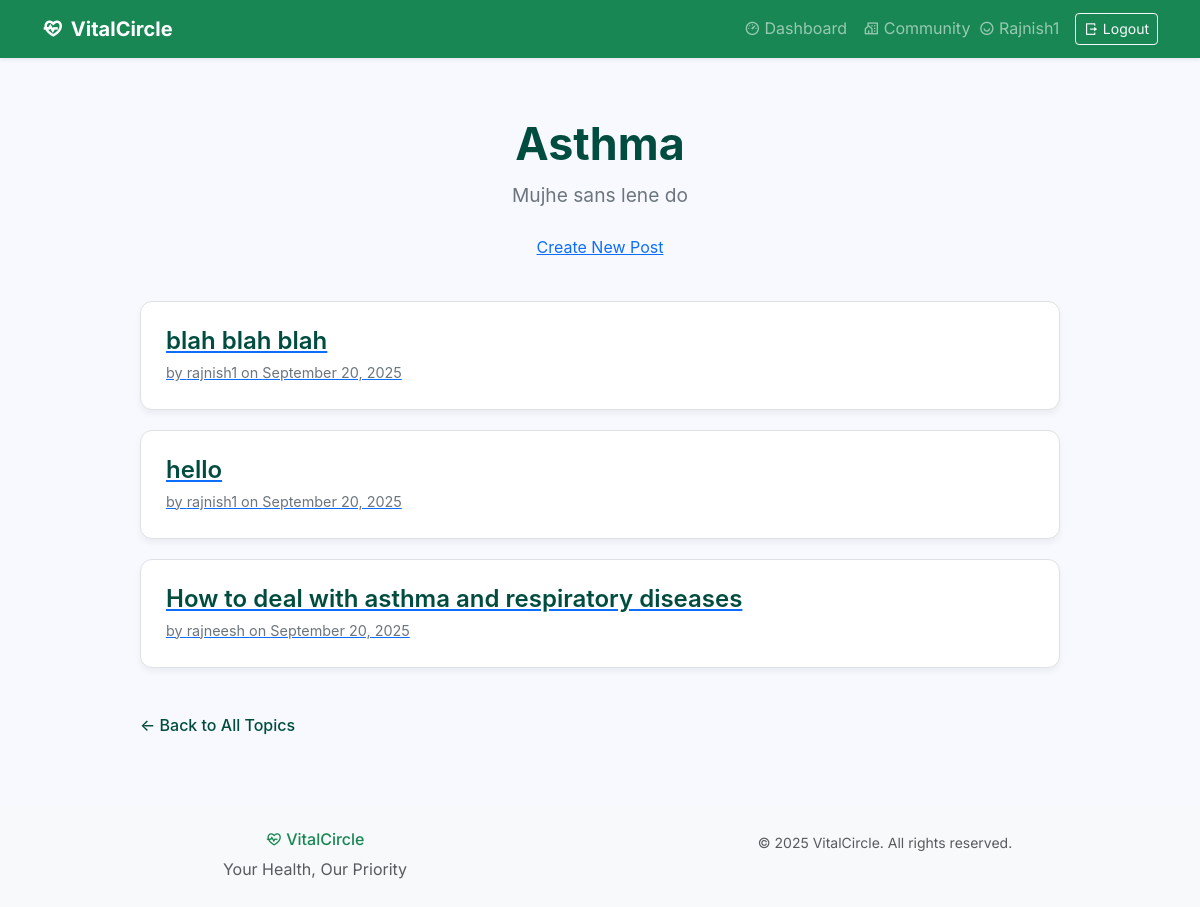
The page /forums/topic/12344/ (signed in) on the database its author committed.
### users/models.py (models this page shows)
class User(AbstractUser):
    is_admin = models.BooleanField('is admin',default=False)
    is_user = models.BooleanField('is user',default=False)
    is_doctor = models.BooleanField('is doctor',default=False)

### forums/models.py (models this page shows, shortened)
class Topic(models.Model):
    name = models.CharField(max_length=100, unique=True)
    slug = models.SlugField(max_length=100, unique=True, blank=True)
    description = models.TextField(max_length=255)

class Post(models.Model):
    topic = models.ForeignKey(Topic, on_delete=models.CASCADE, related_name='posts')
    title = models.CharField(max_length=200)
    content = models.TextField()
    author = models.ForeignKey(settings.AUTH_USER_MODEL, on_delete=models.CASCADE, related_name='posts')
    created_at = models.DateTimeField(auto_now_add=True)
    updated_at = models.DateTimeField(auto_now=True)
    class Meta:
        ordering = ['-created_at']

### forums/views.py (the view)
# urls.py: path('topic/<slug:slug>/', TopicPostListView.as_view(), name='topic_post_list'),
class TopicPostListView(View):
    def get(self, request, slug):
        topic = get_object_or_404(Topic, slug=slug)
        posts = Post.objects.filter(topic=topic)
        return render(request, 'forums/topic_post_list.html', {'topic': topic, 'posts': posts})

### forums/templates/forums/topic_post_list.html (shortened to what this page needs)
{% extends 'base.html' %}
{% block content %}
<div style="max-width: 960px; margin: 40px auto; padding: 20px; font-family: -apple-system, BlinkMacSystemFont, 'Segoe UI', Roboto, sans-serif;">
    <div style="text-align: center; margin-bottom: 40px;">
        <h1 style="font-size: 2.8rem; font-weight: 700; color: #004d40; margin-bottom: 0.5rem;">{{ topic.name }}</h1>
        <p style="font-size: 1.2rem; color: #6c757d; margin-bottom: 25px;">{{ topic.description }}</p>
        <a href="{% url 'post_create' topic.slug %}" class="btn-primary-custom">Create New Post</a>
    </div>
    <div class="post-list">
        {% for post in posts %}
            <a href="{% url 'post_detail' post.pk %}" class="post-card-link">
                <div class="post-summary-card" style="background: #fff; border: 1px solid #dee2e6; border-radius: 12px; padding: 25px; margin-bottom: 20px; box-shadow: 0 4px 6px rgba(0,0,0,0.05);">
                    <h3 style="color: #004d40; font-size: 1.5rem; font-weight: 600; margin-top: 0; margin-bottom: 5px; transition: color 0.2s ease;">{{ post.title }}</h3>
                    <p style="font-size: 0.9rem; color: #6c757d; margin: 0;">by {{ post.author.username }} on {{ post.created_at|date:"F d, Y" }}</p>
                </div>
            </a>
        {% empty %}
            <div style="text-align: center; padding: 50px; background: #f8f9fa; border: 1px dashed #dee2e6; border-radius: 12px;">
                <p style="font-size: 1.1rem; color: #6c757d;">No posts in this topic yet. Be the first to create one!</p>
            </div>
        {% endfor %}
    </div>
    <a href="{% url 'forum_list' %}" class="btn-back-custom" style="display: inline-block; margin-top: 25px; color: #004d40; text-decoration: none; font-weight: 500;">← Back to All Topics</a>
</div>
{% endblock %}

### core/templates/base.html (shortened to what this page needs)
<!DOCTYPE html>
{% load static %}
<html lang="en">
<head>
    <link href="https://cdn.jsdelivr.net/npm/bootstrap@5.3.2/dist/css/bootstrap.min.css" rel="stylesheet">
    <link href="https://cdn.jsdelivr.net/npm/remixicon@4.2.0/fonts/remixicon.css" rel="stylesheet">
    <link rel="stylesheet" href="{% static 'dashboard.css' %}">
</head>
<body>
    <nav class="navbar navbar-expand-lg navbar-dark bg-success shadow-sm">
        <div class="container">
            <a class="navbar-brand fw-bold" href="/" title="Home">
                <i class="ri-heart-pulse-line me-2"></i>VitalCircle
            </a>
            <div class="collapse navbar-collapse" id="navbarNav">
                <ul class="navbar-nav ms-auto align-items-center">
                    {% if user.is_authenticated %}
                        {% if user.is_doctor %}
                            <li class="nav-item d-flex align-items-center">
                                <a class="nav-link" href="{% url 'core:doctor-dashboard' %}">
                                    <i class="ri-stethoscope-line me-1"></i>Doctor Dashboard
                                </a>
                            </li>
                            <li class="nav-item d-flex align-items-center">
                                <a class="nav-link" href="#">
                                    <i class="ri-user-heart-line me-1"></i>Patients
                                </a>
                            </li>
                            <li class="nav-item d-flex align-items-center">
                                <a class="nav-link" href="#">
                                    <i class="ri-bar-chart-line me-1"></i>Analytics
                                </a>
                            </li>
                        {% elif user.is_user %}
                            <li class="nav-item d-flex align-items-center">
                                <a class="nav-link" href="{% url 'core:user-dashboard' %}">
                                    <i class="ri-dashboard-3-line me-1"></i>Dashboard
                                </a>
                            </li>
                            <li class="nav-item d-flex align-items-center">
                                <a class="nav-link" href="/forums/">
                                    <i class="ri-community-line me-1"></i>Community
                                </a>
                            </li>
                        {% endif %}
                        <li class="nav-item d-flex align-items-center">
                            <span class="navbar-text me-3">
                                <i class="ri-user-smile-line me-1"></i>{{ request.user|capfirst }}
                            </span>
                        </li>
                        <li class="nav-item d-flex align-items-center">
                            <form action="{% url 'users:logout' %}" method="post" class="d-inline">
                                <button class="btn btn-outline-light btn-sm" type="submit" title="Logout">
                                    <i class="ri-logout-box-r-line me-1"></i>Logout
                                </button>
                            </form>
                        </li>
                    {% endif %}
                </ul>
            </div>
        </div>
    </nav>
    <main class="main-content">
        {% block content %}{% endblock content %}
    </main>
    <footer class="bg-light text-center text-muted py-4 mt-5">
        <div class="container">
            <div class="row">
                <div class="col-md-6">
                    <h6 class="text-success">
                        <i class="ri-heart-pulse-line me-1"></i>VitalCircle
                    </h6>
                    <p class="mb-0">Your Health, Our Priority</p>
                </div>
                <div class="col-md-6">
                    <p class="mb-0">
                        <small>&copy; 2025 VitalCircle. All rights reserved.</small>
                    </p>
                </div>
            </div>
        </div>
    </footer>
</body>
</html>

### core/static/dashboard.css (style rules this page uses)
:root { --primary-color: #667eea; --primary-dark: #5a6fd8; --secondary-color: #764ba2; --accent-color: #f093fb; --success-color: #4facfe; --warning-color: #f6d365; --danger-color: #ff6b6b; --info-color: #74b9ff; --light-bg: #f8f9ff; --white: #ffffff; --text-primary: #2d3748; --text-secondary: #718096; --text-muted: #a0aec0; --border-color: #e2e8f0; --shadow-sm: 0 1px 3px rgba(0, 0, 0, 0.1); --shadow-md: 0 4px 6px rgba(0, 0, 0, 0.1); --shadow-lg: 0 10px 15px rgba(0, 0, 0, 0.1); --shadow-xl: 0 20px 25px rgba(0, 0, 0, 0.1); --gradient-primary: linear-gradient(135deg, var(--primary-color) 0%, var(--secondary-color) 100%); --gradient-success: linear-gradient(135deg, var(--success-color) 0%, #00c6ff 100%); --gradient-warning: linear-gradient(135deg, var(--warning-color) 0%, #fda085 100%); --gradient-danger: linear-gradient(135deg, var(--danger-color) 0%, #ff8a80 100%); --gradient-info: linear-gradient(135deg, var(--info-color) 0%, #0984e3 100%); }
body { font-family: 'Inter', -apple-system, BlinkMacSystemFont, 'Segoe UI', Roboto, sans-serif; margin: 0; padding: 0; background: var(--light-bg); color: var(--text-primary); line-height: 1.6; }

### rows shown on the page
User: user "Rajnish1"
Topic: name "Asthma", description "Mujhe sans lene do"
Post: title "blah blah blah", author.username "rajnish1", created_at "September 20, 2025"
Post: title "hello", author.username "rajnish1", created_at "September 20, 2025"
Post: title "How to deal with asthma and respiratory diseases", author.username "rajneesh", created_at "September 20, 2025"
